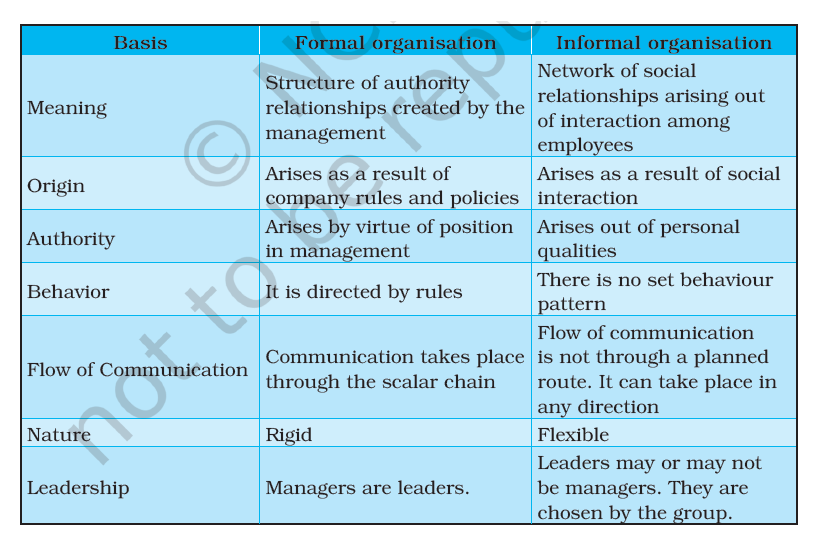
#> input picture input/ncert22.png, 823 x 548 px
$ python cleaned.py
#> lines starting #> are read from the running program, lines starting #| are printed output that depends on the picture
import cv2
import numpy as np

img = cv2.imread("ncert22.png")
#> img is the input picture: shape (548, 823, 3); mean B, G, R 235.9, 218.7, 178.4

alpha = 2.0
beta = -160

new = alpha * img + beta
new = np.clip(new, 0, 255).astype(np.uint8)
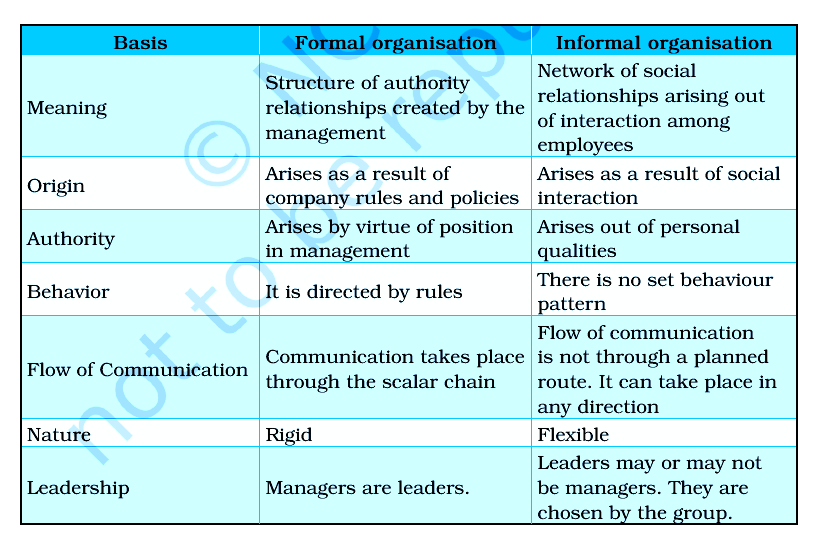
#> new: shape (548, 823, 3); mean B, G, R 238.6, 234.1, 196.1

cv2.imwrite("cleaned.png", new)

$ run again, with input/ncert1.png copied over input/ncert22.png
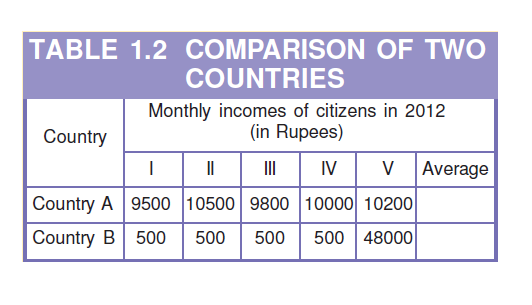
#> input picture input/ncert1.png, 532 x 305 px
#> img is the input picture: shape (305, 532, 3); mean B, G, R 235.9, 224.5, 225.7
#> `new = alpha * img + beta`:
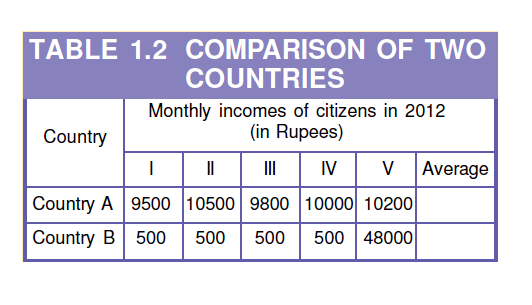
#> new: shape (305, 532, 3) float64; mean B, G, R 311.8, 289.1, 291.4; drawn with min black and max white
#> `new = np.clip(new, 0, 255).astype(np.uint8)`:
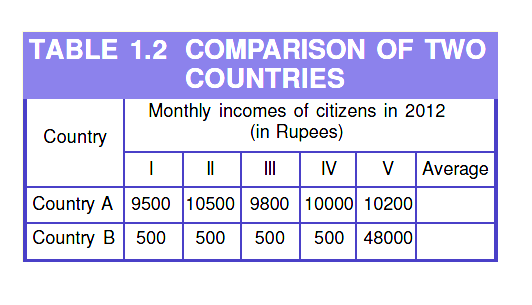
#> new: shape (305, 532, 3); mean B, G, R 242.4, 219.9, 221.9

$ run again, with input/ncert10.png copied over input/ncert22.png
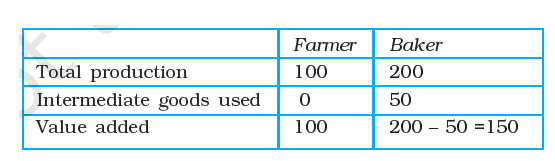
#> input picture input/ncert10.png, 555 x 161 px
#> img is the input picture: shape (161, 555, 3); mean B, G, R 245.8, 241.2, 229.1
#> `new = np.clip(new, 0, 255).astype(np.uint8)`:
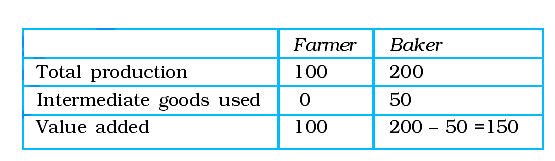
#> new: shape (161, 555, 3); mean B, G, R 245.9, 240.9, 227.9

$ run again, with input/ncert11.png copied over input/ncert22.png
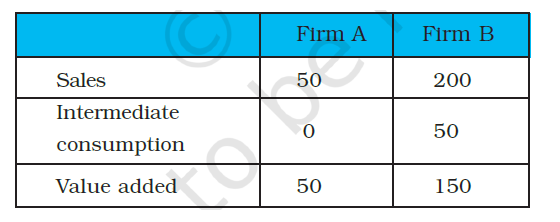
#> input picture input/ncert11.png, 560 x 222 px
#> img is the input picture: shape (222, 560, 3); mean B, G, R 234.6, 225.4, 194.8
#> `new = np.clip(new, 0, 255).astype(np.uint8)`:
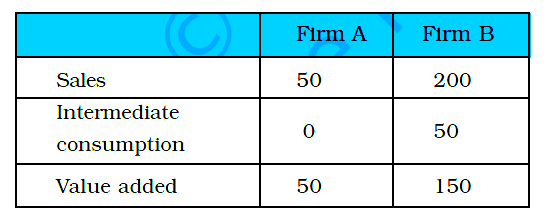
#> new: shape (222, 560, 3); mean B, G, R 235.5, 227.6, 192.9
